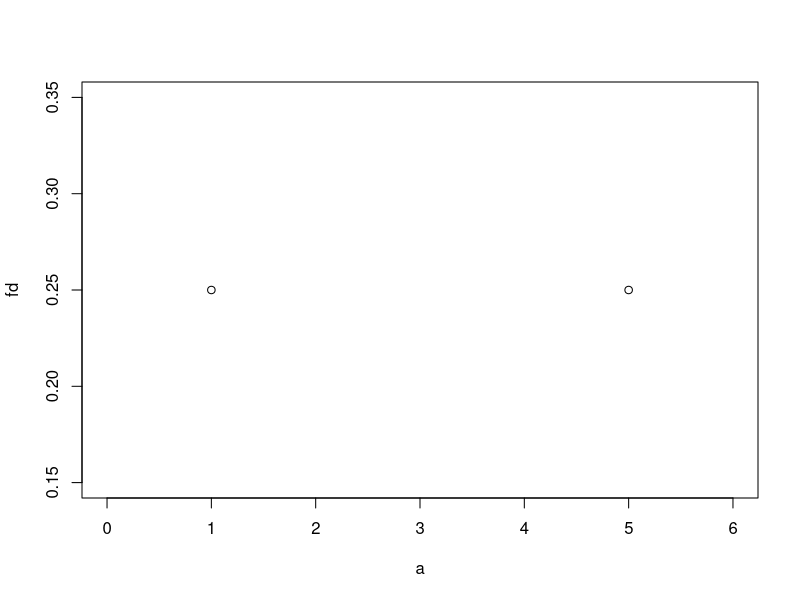
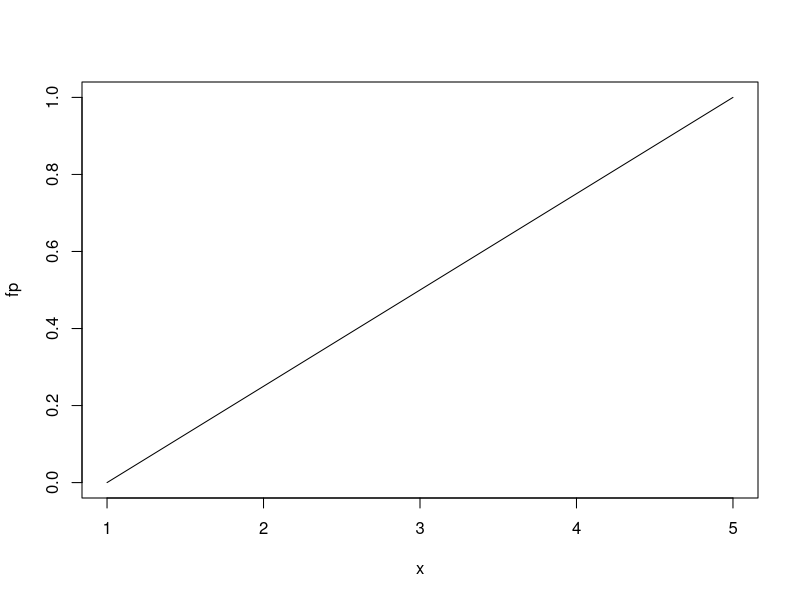
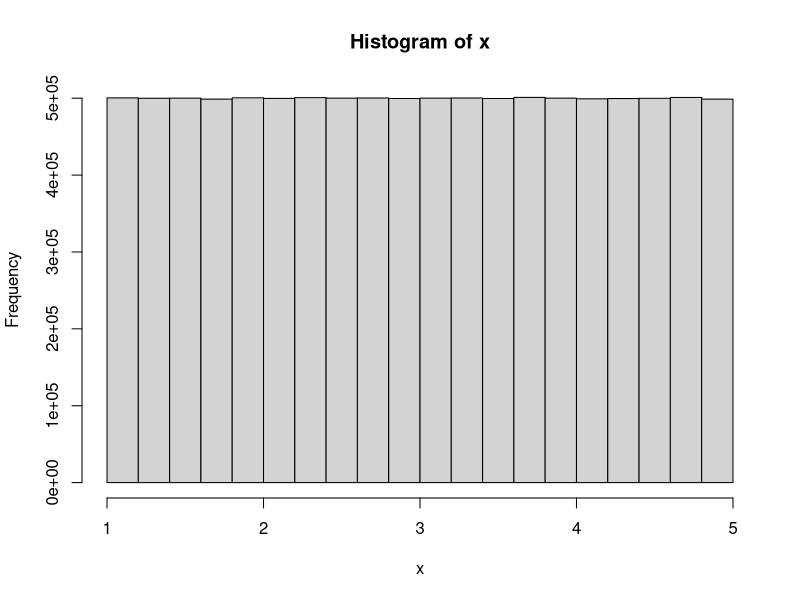

The R source for these figures, in order: (Note: this script raises an error after producing the figures.)
# Distribuci?n uniforme
a<-1
b<-5 
# Funci?n de densidad
fd<-1/(b-a);fd
plot(a,fd, xlim=c(0,6))
points(b,fd)
#Distribuci?n acumulada
#x<-runif(10, min=a-1, max=b+1) 
x <- seq(a, b , 0.01)
fp<-(x-a)/(b-a)
plot(x,fp, type = "l")


# Distribucipon exponencial
l<-0.5
x<-runif(10000000, min=a, max=b) 
hist(x)
x<-rexp(10000000, min=a, max=b) 
plot(x)
fd<-(1/l)*exp(-x/l)
plot(fd,x,  col='red')

#Distribuci?n Acumulada
da<-1-exp(-x/l)
plot(da,x)

# Distribuci?n de densidad Weibull
A<-3
B<-1
a<-0
b<-4
x<-runif(100, min=a, max=b);x 
dw<-A*B^(-A)*x^(A-1)*exp(-x/B)^(A);dw
#dw<-(A/B)*(x/B)*x^(A-1)*exp(-x/B)^(A);dw
plot(x,dw, col='blue')
# Distribuci?n Acumulada

daw<-1-exp(-x/B)^(A)
plot(x,daw)

#Distribuci?n triangular
a<-
b<-
c<-  
x<-  




NB <- function(N){
  x <- 2 *runif(N)-1
  y <- 2 *runif (N)-1
  h <- sum(x**2+y**2<=1)
  return(4*h/N)
}
NB(100000000)




####################################################################
##                                                                ##
##                    DISTRIBUCIONES CONTINUAS                    ##
##                                                                ##
####################################################################

# Distribuci?n Uniforme
x<-runif(100)
dunif(x, min = 0, max = 1, log = FALSE)
punif(q, min = 0, max = 1, lower.tail = TRUE, log.p = FALSE)
qunif(p, min = 0, max = 1, lower.tail = TRUE, log.p = FALSE)
runif(n, min = 0, max = 1)

x<-runif(40, min = -1, max = 1)
dunif(x, min=0, max=1, log = F)

x <- seq(0, 100, by = 1)   
y <- dunif(x, min = 10, max = 50) 
plot(y, type = "o")  

ya<-unif(4, min = 10, max = 50)


# Example of parameter estimation for a distribution with
# unknown parameters currently been sought after.




# Distribuci?n beta 
# Distribuci?n binomial 
# Distribuci?n Cauchy
# Distribuci?n Chi-Square
# Distriuci?n Exponencial
# Distribuci?n F
# Distribuci?n Gamma
# Distribuci?n Geom?trica
# Distribuci?n hipergeom?trica
# Distribuci?n Log-Normal
# Distribuci?n Logistica
# Distribuci?n Normal
# Distribuci?n Poisson
# Distribuci?n Student
# Distribuci?n Uniforme
# Distribuci?n Weibull





